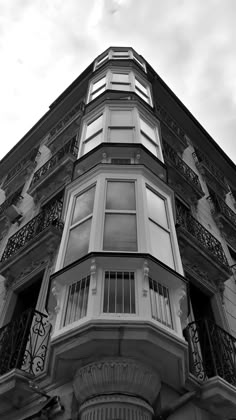
#> input picture Practice_7_8/mono_image.jpg, 236 x 420 px
$ jupyter execute IP_Task_7_8.ipynb
#> lines starting #> are read from the running program, lines starting #| are printed output that depends on the picture
#> further down, image is the input picture: shape (420, 236); min 0, max 255, mean 112.3
1.	Выполните сохранение монохромного изображения в виде текстового или бинарного файла.
2.	Реализуйте алгоритм вейвлет-преобразования Хаара для изображения.
3.	Выполните квантование высокочастотных компонент (прим., количество квантов  = 4).
4.	Сохраните получившийся массив значений  в текстовый или бинарный файл в порядке LL, LH, HL, HH вейвлет-преобразования Хафа. Компоненты LH, HL, HH храните в виде пар (значение, количество повторений).

Сравните объем памяти, занимаемый исходным изображением (попиксельное хранение), и изображение, полученным после преобразования Хафа и сжатием длин серий.

[cell 1]
import numpy as np
from matplotlib import pyplot as plt
import cv2
import os

[cell 2]
def save_monochrome_text(image, filename):
    np.savetxt(filename, image, fmt='%d')

def haar_transform(img):
    h, w = img.shape
#> h = 420; w = 236
    h = h - h % 2
    w = w - w % 2
    img = img[:h, :w].astype(np.float64)

    result = np.zeros_like(img)

    # Преобразование по строкам
    for i in range(h):
        row = img[i, :w]
        avg = (row[::2] + row[1::2]) / 2
        diff = (row[::2] - row[1::2]) / 2
        result[i, :w//2] = avg
        result[i, w//2:w] = diff
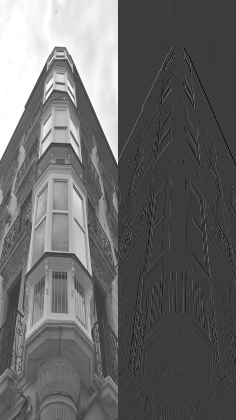
#> result: shape (420, 236) float64; min -79, max 255, mean 56.2; drawn with min black and max white

    # Преобразование по столбцам
    for j in range(w):
        col = result[:h, j]
        avg = (col[::2] + col[1::2]) / 2
        diff = (col[::2] - col[1::2]) / 2
        result[:h//2, j] = avg
        result[h//2:h, j] = diff
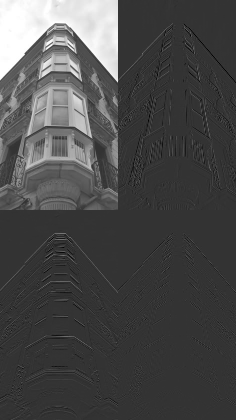
#> result: shape (420, 236) float64; min -64.75, max 255, mean 28.1; drawn with min black and max white

    return result

def quantize(component, levels=4):
    min_val, max_val = np.min(component), np.max(component)
    if min_val == max_val:
        return np.zeros_like(component, dtype=int)

    bins = np.linspace(min_val, max_val, levels + 1)
    quantized = np.digitize(component, bins) - 1
    quantized = np.clip(quantized, 0, levels - 1)
    return quantized

def rle_encode(arr):
    flat = arr.ravel()
    if len(flat) == 0:
        return np.array([], dtype=int)

    change_idx = np.where(flat[1:] != flat[:-1])[0] + 1
    splits = np.split(flat, change_idx)
    res = np.array([(s[0], len(s)) for s in splits], dtype=int)
    return res

def save_haar_components_text(filename, ll, lh, hl, hh):
    with open(filename, 'w') as f:
        # Сохраняем LL компоненту как целые числа
        f.write(f"LL {ll.shape[0]} {ll.shape[1]}\n")
        # Преобразуем LL в целые числа перед сохранением
        ll_int = ll.astype(int)
        np.savetxt(f, ll_int, fmt='%d')

        # Кодируем и сохраняем высокочастотные компоненты
        for component, name in [(lh, "LH"), (hl, "HL"), (hh, "HH")]:
            rle_data = rle_encode(component)
            f.write(f"{name} {len(rle_data)}\n")
            for value, count in rle_data:
                f.write(f"{value} {count}\n")

[cell 3]
image = cv2.imread('mono_image.jpg', cv2.IMREAD_GRAYSCALE)
plt.figure(figsize=(8, 6))
plt.imshow(image, cmap='gray')
plt.axis('off')
plt.show()

[cell 4]
save_monochrome_text(image, 'monochrome.txt')

# Вейвлет-преобразование Хаара
transformed = haar_transform(image)
h, w = transformed.shape
#> h = 420; w = 236

# Разделение на компоненты
ll = transformed[:h//2, :w//2]
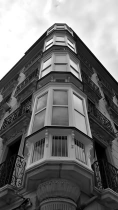
#> ll: shape (210, 118) float64; min 0, max 255, mean 112.3
lh = transformed[:h//2, w//2:]
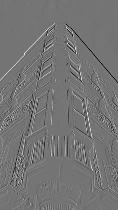
#> lh: shape (210, 118) float64; min -64.75, max 76.75, mean 0; drawn with min black and max white
hl = transformed[h//2:, :w//2]
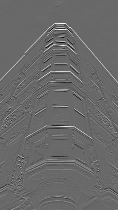
#> hl: shape (210, 118) float64; min -58.5, max 83, mean 0.2; drawn with min black and max white
hh = transformed[h//2:, w//2:]
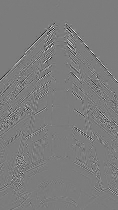
#> hh: shape (210, 118) float64; min -37, max 38.75, mean 0; drawn with min black and max white

# Квантование высокочастотных компонент
lh_quantized = quantize(lh, 4)
#> in quantize, `min_val, max_val = np.min(component), np.max(component)`: min_val = -64.75; max_val = 76.75
#> in quantize, `quantized = np.digitize(component, bins) - 1`:
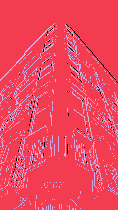
#> quantized: shape (210, 118) int64; 5 distinct labels, from 0 to 4; one colour per label, 0 black
#> in quantize, `quantized = np.clip(quantized, 0, levels - 1)`: quantized: shape (210, 118) int64; 4 distinct labels, from 0 to 3
hl_quantized = quantize(hl, 4)
#> call 2 of quantize, with levels = 4
#> in quantize (call 2), `min_val, max_val = np.min(component), np.max(component)`: min_val = -58.5; max_val = 83
#> in quantize (call 2), `quantized = np.digitize(component, bins) - 1`:
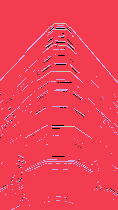
#> quantized: shape (210, 118) int64; 5 distinct labels, from 0 to 4; one colour per label, 0 black
#> in quantize (call 2), `quantized = np.clip(quantized, 0, levels - 1)`: quantized: shape (210, 118) int64; 4 distinct labels, from 0 to 3
hh_quantized = quantize(hh, 4)
#> call 3 of quantize, with levels = 4
#> in quantize (call 3), `min_val, max_val = np.min(component), np.max(component)`: min_val = -37; max_val = 38.75
#> in quantize (call 3), `quantized = np.digitize(component, bins) - 1`:
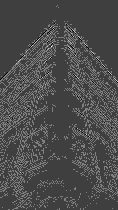
#> quantized: shape (210, 118) int64; min 0, max 4, mean 1.19; drawn with min black and max white
#> in quantize (call 3), `quantized = np.clip(quantized, 0, levels - 1)`:
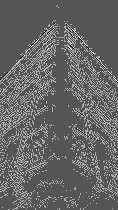
#> quantized: shape (210, 118) int64; min 0, max 3, mean 1.19; drawn with min black and max white

save_haar_components_text('haar_compressed.txt', ll, lh_quantized, hl_quantized, hh_quantized)
#> the loop in save_haar_components_text, `for component, name in [(lh, "LH"), (hl, "HL"), (hh, "HH")]:` made 3 passes
#> name on passes 1 to 3: 'LH', 'HL', 'HH'

# Сравнение размеров файлов
original_size = os.path.getsize('monochrome.txt')
compressed_size = os.path.getsize('haar_compressed.txt')

print(f"\nСравнение размеров файлов:")
print(f"Исходное изображение: {original_size} байт")
print(f"Сжатые коэффициенты Хаара: {compressed_size} байт")
print(f"Коэффициент сжатия: {original_size/compressed_size:.2f}")
